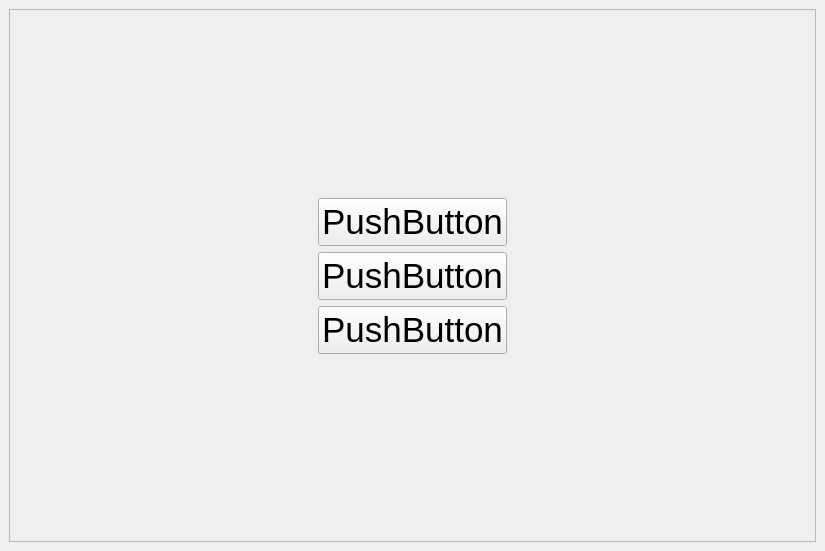
<?xml version="1.0" encoding="UTF-8"?>
<ui version="4.0">
 <class>MainWindow</class>
 <widget class="QMainWindow" name="MainWindow">
  <property name="geometry">
   <rect>
    <x>0</x>
    <y>0</y>
    <width>825</width>
    <height>551</height>
   </rect>
  </property>
  <property name="windowTitle">
   <string>MainWindow</string>
  </property>
  <widget class="QWidget" name="centralwidget">
   <layout class="QGridLayout" name="gridLayout">
    <property name="verticalSpacing">
     <number>10</number>
    </property>
    <item row="0" column="0">
     <widget class="QFrame" name="frame">
      <property name="frameShape">
       <enum>QFrame::StyledPanel</enum>
      </property>
      <property name="frameShadow">
       <enum>QFrame::Raised</enum>
      </property>
      <layout class="QGridLayout" name="gridLayout_2">
       <item row="0" column="1">
        <spacer name="verticalSpacer">
         <property name="orientation">
          <enum>Qt::Vertical</enum>
         </property>
         <property name="sizeHint" stdset="0">
          <size>
           <width>20</width>
           <height>167</height>
          </size>
         </property>
        </spacer>
       </item>
       <item row="1" column="1">
        <widget class="QPushButton" name="pushButton">
         <property name="font">
          <font>
           <pointsize>26</pointsize>
          </font>
         </property>
         <property name="focusPolicy">
          <enum>Qt::TabFocus</enum>
         </property>
         <property name="text">
          <string>PushButton</string>
         </property>
        </widget>
       </item>
       <item row="2" column="0">
        <spacer name="horizontalSpacer_2">
         <property name="orientation">
          <enum>Qt::Horizontal</enum>
         </property>
         <property name="sizeHint" stdset="0">
          <size>
           <width>291</width>
           <height>20</height>
          </size>
         </property>
        </spacer>
       </item>
       <item row="2" column="1">
        <widget class="QPushButton" name="pushButton_2">
         <property name="font">
          <font>
           <pointsize>26</pointsize>
          </font>
         </property>
         <property name="focusPolicy">
          <enum>Qt::TabFocus</enum>
         </property>
         <property name="text">
          <string>PushButton</string>
         </property>
        </widget>
       </item>
       <item row="2" column="2">
        <spacer name="horizontalSpacer">
         <property name="orientation">
          <enum>Qt::Horizontal</enum>
         </property>
         <property name="sizeHint" stdset="0">
          <size>
           <width>291</width>
           <height>20</height>
          </size>
         </property>
        </spacer>
       </item>
       <item row="3" column="1">
        <widget class="QPushButton" name="pushButton_3">
         <property name="font">
          <font>
           <pointsize>26</pointsize>
          </font>
         </property>
         <property name="focusPolicy">
          <enum>Qt::TabFocus</enum>
         </property>
         <property name="text">
          <string>PushButton</string>
         </property>
        </widget>
       </item>
       <item row="4" column="1">
        <spacer name="verticalSpacer_2">
         <property name="orientation">
          <enum>Qt::Vertical</enum>
         </property>
         <property name="sizeHint" stdset="0">
          <size>
           <width>20</width>
           <height>166</height>
          </size>
         </property>
        </spacer>
       </item>
      </layout>
     </widget>
    </item>
   </layout>
  </widget>
 </widget>
 <resources/>
 <connections/>
</ui>
